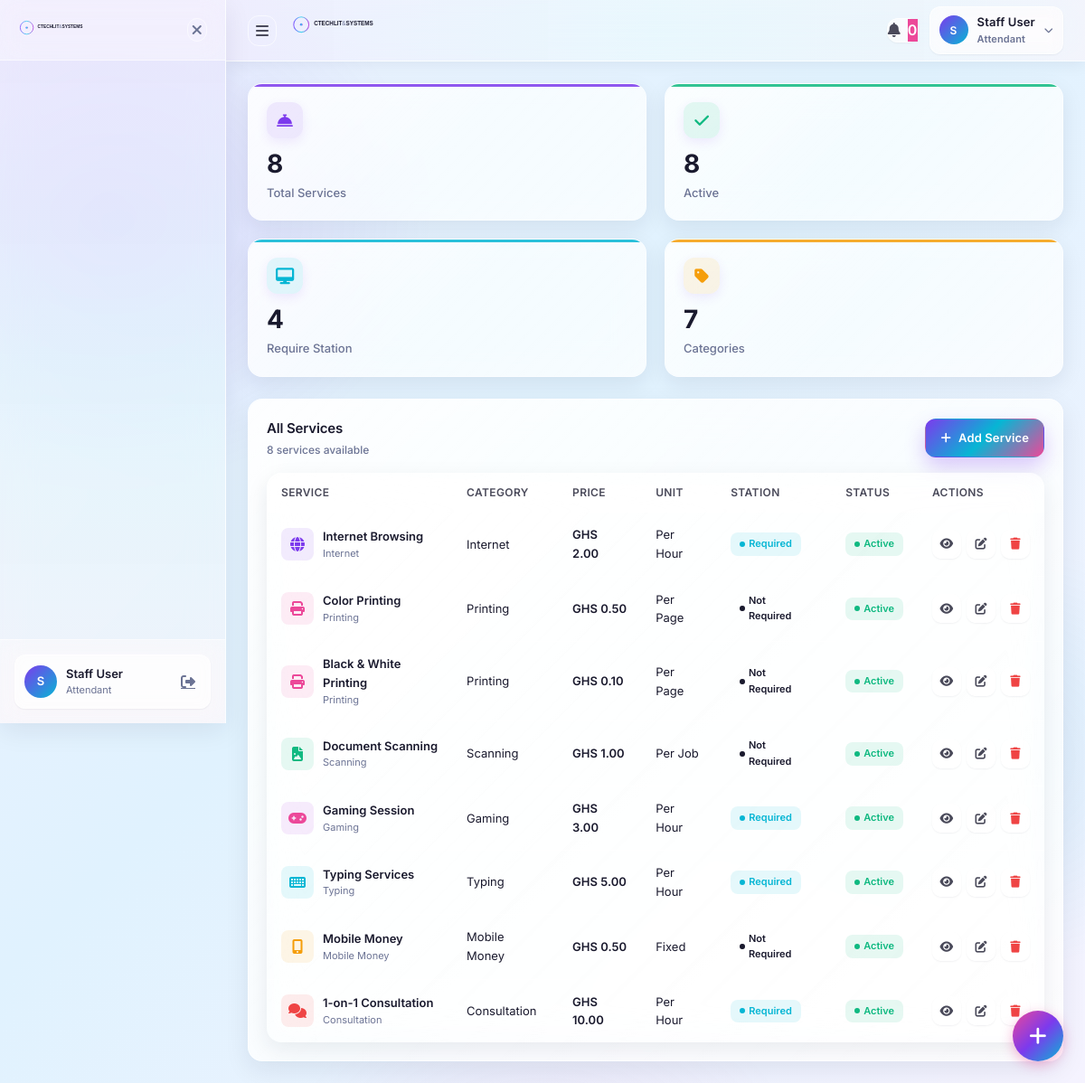
Page /portal/services.php (signed in) on the committed database.
### tables this page shows
CREATE TABLE staff (
    staff_id         BIGINT UNSIGNED AUTO_INCREMENT PRIMARY KEY,
    email            VARCHAR(255) UNIQUE NOT NULL,
    phone            VARCHAR(20) UNIQUE NOT NULL,
    full_name        VARCHAR(100) NOT NULL,
    password_hash    VARCHAR(255) NOT NULL,
    role             VARCHAR(100) DEFAULT 'attendant',
    station_id       BIGINT UNSIGNED NULL,
    is_on_duty       BOOLEAN DEFAULT FALSE,
    hired_at         DATE NOT NULL,
    created_at       TIMESTAMP DEFAULT CURRENT_TIMESTAMP,
    updated_at       TIMESTAMP DEFAULT CURRENT_TIMESTAMP ON UPDATE CURRENT_TIMESTAMP,
    last_login_at    TIMESTAMP NULL,
    is_active        BOOLEAN DEFAULT TRUE,
    INDEX idx_role (role),
    INDEX idx_station (station_id),
    INDEX idx_on_duty (is_on_duty)
);

CREATE TABLE services (
    service_id       BIGINT UNSIGNED AUTO_INCREMENT PRIMARY KEY,
    name             VARCHAR(100) NOT NULL,
    category         ENUM('internet', 'printing', 'scanning', 'gaming', 'typing', 'mobile_money', 'consultation', 'other') NOT NULL,
    description      TEXT,
    icon             VARCHAR(80),                       
    base_price       DECIMAL(8,2) NOT NULL,
    price_unit       ENUM('per_hour', 'per_minute', 'per_page', 'per_job', 'fixed') DEFAULT 'fixed',
    is_active        BOOLEAN DEFAULT TRUE,
    requires_station BOOLEAN DEFAULT FALSE,
    estimated_duration INT UNSIGNED,                
    created_at       TIMESTAMP DEFAULT CURRENT_TIMESTAMP,
    updated_at       TIMESTAMP DEFAULT CURRENT_TIMESTAMP ON UPDATE CURRENT_TIMESTAMP,
    INDEX idx_category (category),
    INDEX idx_active (is_active)
);

### portal/services.php (the view, shortened to what the rows shown need)
<?php
require_once __DIR__ . '/../includes/auth.php';
try {
    $services = Database::fetchAll("SELECT service_id, name, category, description, base_price, price_unit, requires_station, estimated_duration, is_active FROM services ORDER BY service_id ASC");
} catch (Throwable $e) {
    logWarning('Unable to load portal services: ' . $e->getMessage());
    $services = [];
}
$serviceIcons = [
    'internet' => 'fa-globe',
    'printing' => 'fa-print',
    'scanning' => 'fa-file-image',
    'gaming' => 'fa-gamepad',
    'typing' => 'fa-keyboard',
    'mobile_money' => 'fa-mobile-screen-button',
    'consultation' => 'fa-comments',
    'other' => 'fa-concierge-bell',
];
$serviceColors = [
    'internet' => ['rgba(124, 58, 237, 0.1)', 'var(--violet)'],
    'printing' => ['rgba(236, 72, 153, 0.1)', 'var(--pink)'],
    'scanning' => ['rgba(16, 185, 129, 0.1)', 'var(--green)'],
    'gaming' => ['rgba(180, 63, 224, 0.1)', 'var(--pink)'],
    'typing' => ['rgba(6, 182, 212, 0.1)', 'var(--cyan)'],
    'mobile_money' => ['rgba(245, 158, 11, 0.1)', 'var(--amber)'],
    'consultation' => ['rgba(239, 68, 68, 0.1)', 'var(--red)'],
    'other' => ['rgba(100, 116, 139, 0.1)', 'var(--muted)'],
];
$priceUnitLabels = [
    'per_hour' => 'Per Hour',
    'per_minute' => 'Per Minute',
    'per_page' => 'Per Page',
    'per_job' => 'Per Job',
    'fixed' => 'Fixed',
];
?>
<!DOCTYPE html>
<html lang="en">
<head>
  <link rel="stylesheet" href="https://cdnjs.cloudflare.com/ajax/libs/font-awesome/6.4.0/css/all.min.css">
  <link rel="stylesheet" href="../assets/css/portal.css">
</head>
<body>
  <?php include_once __DIR__ . '/../includes/sidebar.php'; ?>
  <main class="portal-main" style="margin-left: var(--sidebar-width);">
    <?php include_once __DIR__ . '/../includes/header.php'; ?>
    <div class="portal-content">
      <div class="card glass-card animate-fade-in" style="animation-delay: 0.2s;">
        <div class="table-container" style="border: none; background: transparent;">
          <table class="data-table" id="servicesTable">
            <thead>
              <tr><th>Service</th><th>Category</th><th>Price</th><th>Unit</th><th>Station</th><th>Status</th><th>Actions</th></tr>
            </thead>
            <tbody>
              <?php foreach ($services as $service): ?>
                <?php
                  $serviceId = (int) $service['service_id'];
                  $category = (string) ($service['category'] ?? 'other');
                  $categoryLabel = ucwords(str_replace('_', ' ', $category));
                  $serviceColor = $serviceColors[$category] ?? $serviceColors['other'];
                  $serviceJson = json_encode($service, JSON_HEX_TAG | JSON_HEX_APOS | JSON_HEX_QUOT | JSON_HEX_AMP);
                  $isActive = (int) ($service['is_active'] ?? 0) === 1;
                  $requiresStation = (int) ($service['requires_station'] ?? 0) === 1;
                ?>
                <tr data-id="<?php echo $serviceId; ?>" data-service='<?php echo htmlspecialchars($serviceJson ?: '{}', ENT_QUOTES, 'UTF-8'); ?>'>
                  <td><div class="table-product"><div class="table-product-img" style="background: <?php echo $serviceColor[0]; ?>; color: <?php echo $serviceColor[1]; ?>;"><i class="fas <?php echo $serviceIcons[$category] ?? $serviceIcons['other']; ?>"></i></div><div class="table-product-info"><span class="table-product-name"><?php echo sanitize((string) $service['name']); ?></span><span class="table-product-category"><?php echo sanitize($categoryLabel); ?></span></div></div></td>
                  <td><?php echo sanitize($categoryLabel); ?></td>
                  <td style="font-weight: 600;">GHS <?php echo number_format((float) $service['base_price'], 2); ?></td>
                  <td><?php echo sanitize($priceUnitLabels[$service['price_unit']] ?? ucwords(str_replace('_', ' ', (string) $service['price_unit']))); ?></td>
                  <td><span class="status-badge <?php echo $requiresStation ? 'info' : ''; ?>"><span class="status-dot"></span><?php echo $requiresStation ? 'Required' : 'Not Required'; ?></span></td>
                  <td><span class="status-badge <?php echo $isActive ? 'success' : 'warning'; ?>"><span class="status-dot"></span><?php echo $isActive ? 'Active' : 'Inactive'; ?></span></td>
                  <td><div class="action-buttons" style="display: flex; gap: 6px;"><button class="header-btn view-btn" title="View" data-action="view"><i class="fas fa-eye"></i></button><button class="header-btn edit-btn" title="Edit" data-action="edit"><i class="fas fa-edit"></i></button><button class="header-btn delete-btn" title="Delete" data-action="delete" style="color: var(--red);"><i class="fas fa-trash"></i></button></div></td>
                </tr>
              <?php endforeach; ?>
            </tbody>
          </table>
        </div>
      </div>
    </div>
  </main>
</body>
</html>

### includes/sidebar.php (shortened to what the rows shown need)
<?php
require_once __DIR__ . '/auth.php';
$currentUser = currentStaff() ?: currentUser();
$isAdmin = hasPermission('staff.assign_permissions');
?>
<aside class="glass-sidebar" id="sidebar">
    <div class="sidebar-footer">
        <div class="user-card">
            <div class="user-avatar">
                <?php echo strtoupper(substr($currentUser['full_name'] ?? 'U', 0, 1)); ?>
            </div>
            <div class="user-details">
                <span class="user-name"><?php echo sanitize($currentUser['full_name'] ?? 'User'); ?></span>
                <span class="user-role"><?php echo getRoleLabel($currentUser['role'] ?? 'user'); ?></span>
            </div>
            <a href="<?php echo base_path('logout.php', false); ?>" class="logout-btn" title="Logout">
                <i class="fas fa-sign-out-alt"></i>
            </a>
        </div>
    </div>
</aside>

### includes/header.php (shortened to what the rows shown need)
<?php
require_once __DIR__ . '/auth.php';
$currentUser = currentStaff() ?: currentUser();
$userType = $_SESSION['user_type'] ?? 'guest';
$canCreateSystemNotifications = $userType === 'staff' && hasPermission('settings.edit');
?>
<header class="glass-header">
    <div class="header-right">
        <div class="header-action user-menu">
            <button class="user-menu-btn" id="userMenuBtn">
                <div class="user-avatar">
                    <?php echo strtoupper(substr($currentUser['full_name'] ?? 'U', 0, 1)); ?>
                </div>
                <div class="user-info">
                    <span class="user-name"><?php echo sanitize($currentUser['full_name'] ?? 'User'); ?></span>
                    <span class="user-role"><?php echo getRoleLabel($currentUser['role'] ?? 'user'); ?></span>
                </div>
                <i class="fas fa-chevron-down"></i>
            </button>
        </div>
    </div>
</header>

### rows in the picture
staff: full_name "S", full_name "Staff User", role "Attendant"
services: name "Internet Browsing", category "Internet", base_price "2.00", price_unit "Per Hour", requires_station "Required", is_active "Active"
services: name "Color Printing", category "Printing", base_price "0.50", price_unit "Per Page", requires_station "Not Required", is_active "Active"
services: name "Black & White Printing", category "Printing", base_price "0.10", price_unit "Per Page", requires_station "Not Required", is_active "Active"
services: name "Document Scanning", category "Scanning", base_price "1.00", price_unit "Per Job", requires_station "Not Required", is_active "Active"
services: name "Gaming Session", category "Gaming", base_price "3.00", price_unit "Per Hour", requires_station "Required", is_active "Active"
services: name "Typing Services", category "Typing", base_price "5.00", price_unit "Per Hour", requires_station "Required", is_active "Active"
services: name "Mobile Money", category "Mobile Money", base_price "0.50", price_unit "Fixed", requires_station "Not Required", is_active "Active"
services: name "1-on-1 Consultation", category "Consultation", base_price "10.00", price_unit "Per Hour", requires_station "Required", is_active "Active"

### other values in the picture
count($services) "8"
$activeServices "8"
$stationServices "4"
$serviceCategories "7"
